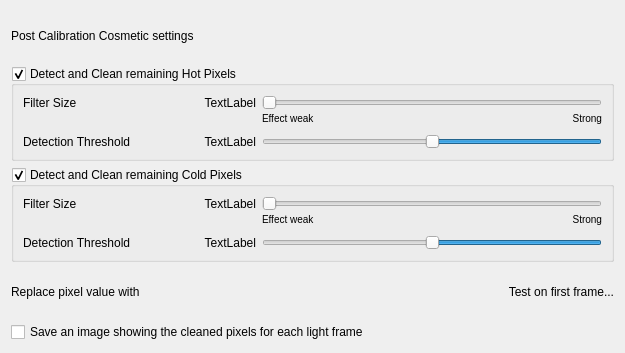
<?xml version="1.0" encoding="UTF-8"?>
<ui version="4.0">
 <class>PostCalibration</class>
 <widget class="QWidget" name="PostCalibration">
  <property name="geometry">
   <rect>
    <x>0</x>
    <y>0</y>
    <width>625</width>
    <height>353</height>
   </rect>
  </property>
  <property name="windowTitle">
   <string>Form</string>
  </property>
  <layout class="QVBoxLayout" name="verticalLayout">
   <item>
    <widget class="QLabel" name="label">
     <property name="text">
      <string>Post Calibration Cosmetic settings</string>
     </property>
    </widget>
   </item>
   <item>
    <widget class="QGroupBox" name="groupBox">
     <property name="title">
      <string>Detect and Clean remaining Hot Pixels</string>
     </property>
     <property name="checkable">
      <bool>true</bool>
     </property>
     <layout class="QHBoxLayout" name="horizontalLayout_2">
      <item>
       <layout class="QGridLayout" name="gridLayout" rowstretch="0,0,0" columnstretch="20,20,60">
        <property name="verticalSpacing">
         <number>2</number>
        </property>
        <item row="0" column="1">
         <widget class="QLabel" name="label_3">
          <property name="text">
           <string>TextLabel</string>
          </property>
          <property name="alignment">
           <set>Qt::AlignRight|Qt::AlignTrailing|Qt::AlignVCenter</set>
          </property>
         </widget>
        </item>
        <item row="1" column="2">
         <layout class="QHBoxLayout" name="horizontalLayout">
          <item>
           <widget class="QLabel" name="label_5">
            <property name="sizePolicy">
             <sizepolicy hsizetype="Preferred" vsizetype="Preferred">
              <horstretch>0</horstretch>
              <verstretch>0</verstretch>
             </sizepolicy>
            </property>
            <property name="minimumSize">
             <size>
              <width>0</width>
              <height>20</height>
             </size>
            </property>
            <property name="text">
             <string>&lt;small&gt;Effect weak&lt;/small&gt;</string>
            </property>
            <property name="alignment">
             <set>Qt::AlignLeading|Qt::AlignLeft|Qt::AlignTop</set>
            </property>
           </widget>
          </item>
          <item>
           <widget class="QLabel" name="label_6">
            <property name="text">
             <string>&lt;small&gt;Strong&lt;/small&gt;</string>
            </property>
            <property name="alignment">
             <set>Qt::AlignRight|Qt::AlignTop|Qt::AlignTrailing</set>
            </property>
           </widget>
          </item>
         </layout>
        </item>
        <item row="0" column="0">
         <widget class="QLabel" name="label_2">
          <property name="text">
           <string>Filter Size</string>
          </property>
         </widget>
        </item>
        <item row="0" column="2">
         <widget class="QSlider" name="horizontalSlider">
          <property name="minimum">
           <number>1</number>
          </property>
          <property name="maximum">
           <number>6</number>
          </property>
          <property name="orientation">
           <enum>Qt::Horizontal</enum>
          </property>
         </widget>
        </item>
        <item row="2" column="0">
         <widget class="QLabel" name="label_7">
          <property name="text">
           <string>Detection Threshold</string>
          </property>
         </widget>
        </item>
        <item row="2" column="1">
         <widget class="QLabel" name="label_4">
          <property name="text">
           <string>TextLabel</string>
          </property>
          <property name="alignment">
           <set>Qt::AlignRight|Qt::AlignTrailing|Qt::AlignVCenter</set>
          </property>
         </widget>
        </item>
        <item row="2" column="2">
         <widget class="QSlider" name="horizontalSlider_2">
          <property name="minimum">
           <number>10</number>
          </property>
          <property name="maximum">
           <number>990</number>
          </property>
          <property name="singleStep">
           <number>1</number>
          </property>
          <property name="value">
           <number>500</number>
          </property>
          <property name="orientation">
           <enum>Qt::Horizontal</enum>
          </property>
          <property name="invertedAppearance">
           <bool>true</bool>
          </property>
         </widget>
        </item>
       </layout>
      </item>
     </layout>
    </widget>
   </item>
   <item>
    <widget class="QGroupBox" name="groupBox_2">
     <property name="title">
      <string>Detect and Clean remaining Cold Pixels</string>
     </property>
     <property name="checkable">
      <bool>true</bool>
     </property>
     <layout class="QHBoxLayout" name="horizontalLayout_3">
      <item>
       <layout class="QGridLayout" name="gridLayout_2" columnstretch="20,20,60">
        <property name="verticalSpacing">
         <number>2</number>
        </property>
        <item row="0" column="1">
         <widget class="QLabel" name="label_8">
          <property name="text">
           <string>TextLabel</string>
          </property>
          <property name="alignment">
           <set>Qt::AlignRight|Qt::AlignTrailing|Qt::AlignVCenter</set>
          </property>
         </widget>
        </item>
        <item row="1" column="2">
         <layout class="QHBoxLayout" name="horizontalLayout_4">
          <item>
           <widget class="QLabel" name="label_9">
            <property name="minimumSize">
             <size>
              <width>0</width>
              <height>20</height>
             </size>
            </property>
            <property name="text">
             <string>&lt;small&gt;Effect weak&lt;/small&gt;</string>
            </property>
            <property name="alignment">
             <set>Qt::AlignLeading|Qt::AlignLeft|Qt::AlignTop</set>
            </property>
           </widget>
          </item>
          <item>
           <widget class="QLabel" name="label_10">
            <property name="text">
             <string>&lt;small&gt;Strong&lt;/small&gt;</string>
            </property>
            <property name="alignment">
             <set>Qt::AlignRight|Qt::AlignTop|Qt::AlignTrailing</set>
            </property>
           </widget>
          </item>
         </layout>
        </item>
        <item row="0" column="0">
         <widget class="QLabel" name="label_11">
          <property name="text">
           <string>Filter Size</string>
          </property>
         </widget>
        </item>
        <item row="0" column="2">
         <widget class="QSlider" name="horizontalSlider_3">
          <property name="minimum">
           <number>1</number>
          </property>
          <property name="maximum">
           <number>6</number>
          </property>
          <property name="orientation">
           <enum>Qt::Horizontal</enum>
          </property>
         </widget>
        </item>
        <item row="2" column="0">
         <widget class="QLabel" name="label_12">
          <property name="text">
           <string>Detection Threshold</string>
          </property>
         </widget>
        </item>
        <item row="2" column="1">
         <widget class="QLabel" name="label_13">
          <property name="text">
           <string>TextLabel</string>
          </property>
          <property name="alignment">
           <set>Qt::AlignRight|Qt::AlignTrailing|Qt::AlignVCenter</set>
          </property>
         </widget>
        </item>
        <item row="2" column="2">
         <widget class="QSlider" name="horizontalSlider_4">
          <property name="minimum">
           <number>10</number>
          </property>
          <property name="maximum">
           <number>990</number>
          </property>
          <property name="value">
           <number>500</number>
          </property>
          <property name="orientation">
           <enum>Qt::Horizontal</enum>
          </property>
          <property name="invertedAppearance">
           <bool>true</bool>
          </property>
         </widget>
        </item>
       </layout>
      </item>
     </layout>
    </widget>
   </item>
   <item>
    <layout class="QHBoxLayout" name="horizontalLayout_5">
     <item>
      <widget class="QLabel" name="label_14">
       <property name="text">
        <string>Replace pixel value with</string>
       </property>
      </widget>
     </item>
     <item>
      <widget class="QLabel" name="label_15">
       <property name="text">
        <string>Test on first frame...</string>
       </property>
       <property name="alignment">
        <set>Qt::AlignRight|Qt::AlignTrailing|Qt::AlignVCenter</set>
       </property>
      </widget>
     </item>
    </layout>
   </item>
   <item>
    <widget class="QCheckBox" name="checkBox">
     <property name="text">
      <string>Save an image showing the cleaned pixels for each light frame</string>
     </property>
    </widget>
   </item>
  </layout>
 </widget>
 <resources/>
 <connections/>
</ui>
